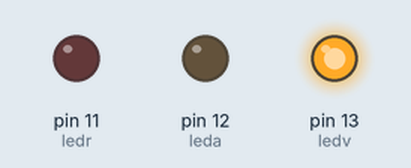
Bench run of a sketch on a simulated Arduino Uno, built with avr-gcc and run on an emulated ATmega328P. On the bench: output pins drawn as LEDs (lit = HIGH).

Above: at 2.5 s.
At 5.6 s:
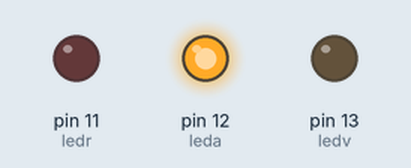
At 7.4 s:
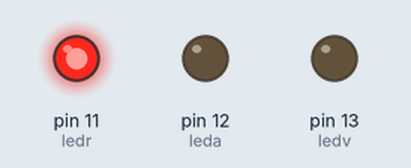
At 13.5 s:
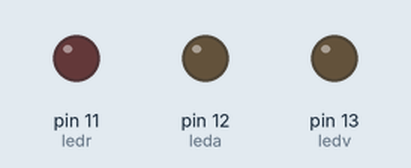
Timing chart, 0 to 17.9 s (numbered marks = the images above):
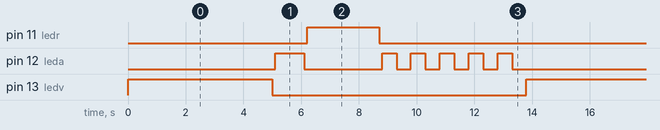

Measured:
- by itself, pin 11 (ledr): alternates HIGH for 2.5 s and LOW for 11.3 s
- by itself, pin 12 (leda): repeats every 13.8 s: LOW 2.7 s, 4 × (HIGH 0.50 s, LOW 0.50 s), HIGH 0.50 s, LOW 5.6 s, HIGH 1.0 s
- by itself, pin 13 (ledv): alternates HIGH for 5.0 s and LOW for 8.8 s

The sketch:

Semaforo_con_parpadeo.ino
```cpp
/*
  Semáforo que hace lo siguiente: Verde + amarillo + rojo + parpadeo en amarillo
 */

// Declaramos los 2 pines digitales y el entero que hará de contador en el bucle del loop
int ledv = 13;
int leda = 12;
int ledr = 11;
int i=0;

// Definimos los pines como salida (los de los leds)
void setup() {
  // Los iniciamos.
  pinMode(ledv, OUTPUT);
  pinMode(leda, OUTPUT);
  pinMode(ledr, OUTPUT);
}

// Esto se repite infinitamente
void loop() {
  digitalWrite(ledv, HIGH);   // Enciendo verde
  delay(5000);               // Espero 5s
  digitalWrite(ledv, LOW);    // Apago verde
  delay(100);               // Espero 0.1s
  digitalWrite(leda, HIGH);
  delay(1000);
  digitalWrite(leda,LOW);
  delay(100);
  digitalWrite(ledr,HIGH);
  delay(2500);
  digitalWrite(ledr,LOW);
  delay(100);
  for (i=0;i<10;i++){ //Consigamos el parpadeo
    if(i%2==0){ //En las ocasiones pares lo enciende y se espera 0.5 segundos
      digitalWrite(leda,HIGH);
      delay(500);
    }
    else{ //en el resto lo apaga y se espera 0.5 segundos.
      digitalWrite(leda,LOW);
      delay(500);
    }
  };
}
```
